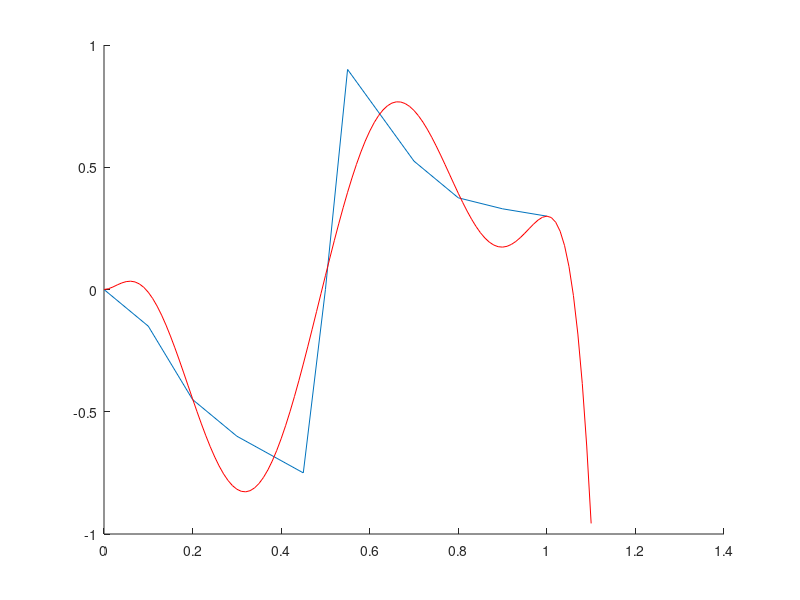

The MATLAB script that drew this image:
tDes = [0,.1,.2,.3,.45,.5,.55,.7,.8,.9,1]
pDes = [0,-.1,-.3,-.4,-.5,0,.6,.35,.25,.22,.2]*1.5;

length(tDes)
length(pDes)
figure(3)
clf
hold on
plot(tDes,pDes)

order = 8;
n=order;
A = zeros(length(tDes),order+1);

for tsub = 1:length(tDes)
   t = tDes(tsub);
   for i=0:n   
    A(tsub,i+1) = nchoosek(n,i)*(1-t)^(n-i)*t^i;
   end 
end


Acons = [eye(2) zeros(2,order+1-2) ;zeros(2,order+1-2) eye(2)];
bcons = [pDes(1) pDes(1) pDes(end) pDes(end)]';

Ql = [ A'*A Acons' ; Acons zeros(4,4)];
bl = [ A'*pDes' ;bcons];

a = pinv(Ql)*bl;

Ps = a(1:(order+1));




%Ps = pinv(A)*pDes';

T = 0:.01:1.1;

Pos = 0*T;

for tsub = 1:length(T)
    t = T(tsub);
    for i=0:n
       Pos(tsub) = Pos(tsub)+nchoosek(n,i)*(1-t)^(n-i)*t^i*Ps(i+1);
    end
end
plot(T,Pos,'r')

for i=1:length(Ps)
   fprintf(1,'%f,',Ps(i)); 
end
fprintf(1,'\n');

